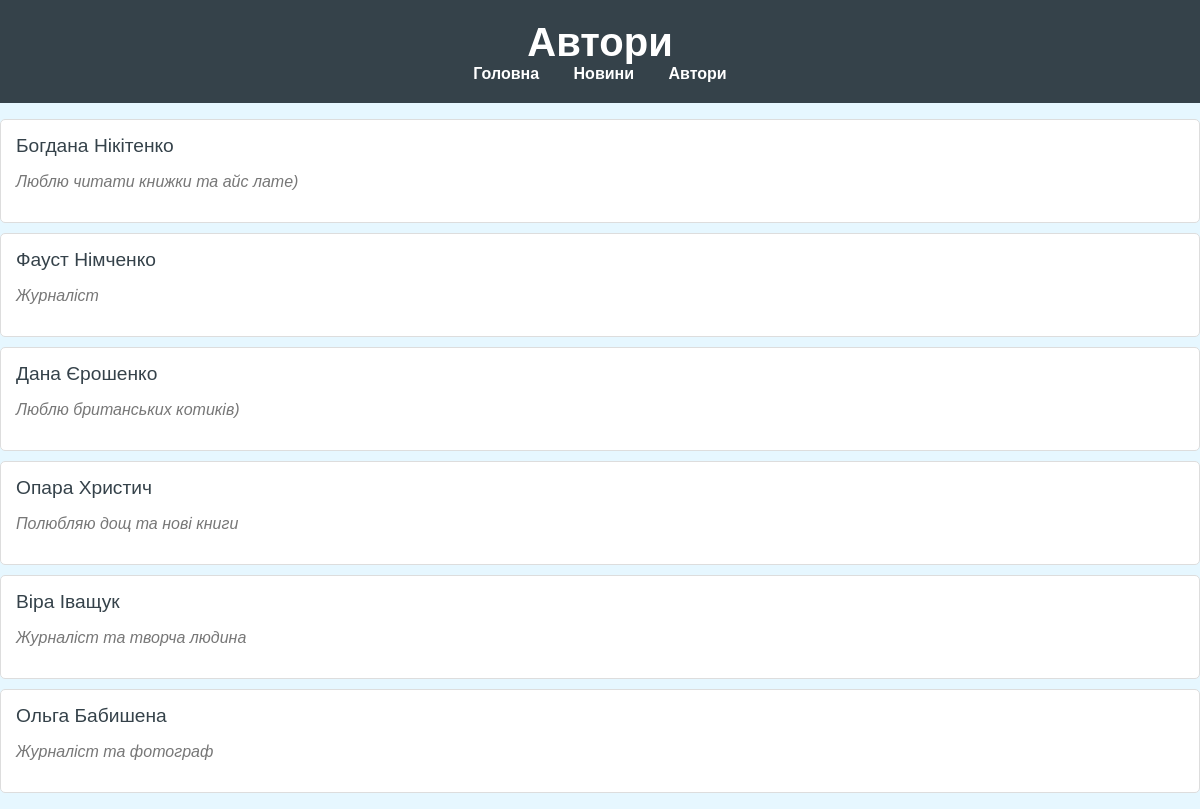
Screenshot of /authors/ with the database file from the repository.
### news/models.py (models this page shows, shortened)
class Author(models.Model):
    first_name = models.CharField(max_length=100)
    last_name = models.CharField(max_length=100)
    bio = models.TextField()

### news/views.py (the view)
# urls.py: path('authors/', views.authors_list, name='authors_list'),
def authors_list(request):
    authors = Author.objects.all()
    return render(request, 'news/authors_list.html', {'authors': authors})

### news/templates/news/authors_list.html (shortened to what this page needs)
{% load static %}
<!DOCTYPE html>
<html lang="uk">
<head>
    <link rel="stylesheet" href="{% static 'news/css/style.css' %}">
</head>
<body>
    <header>
        <h1>Автори</h1>
        <nav>
            <a href="/">Головна</a>
            <a href="/news/">Новини</a>
            <a href="/authors/">Автори</a>
        </nav>
    </header>
    <ul>
        {% for author in authors %}
            <li>
                <a href="{% url 'author_news' author.id %}">{{ author.first_name }} {{ author.last_name }}</a><br>
                <p class="bio">{{ author.bio }}</p>
            </li>
        {% endfor %}
    </ul>
</body>
</html>

### news/static/news/css/style.css (style rules this page uses)
body { font-family: Arial, sans-serif; background-color: #e6f7ff; margin: 0; padding: 0; }
header { background: #35424a; color: #ffffff; padding: 20px 0; text-align: center; }
nav a { color: #ffffff; margin: 0 15px; text-decoration: none; font-weight: bold; }
h1, h2 { margin: 0; }
h1 { font-size: 2.5em; }
ul { list-style-type: none; padding: 0; }
li { background: #ffffff; border: 1px solid #dddddd; border-radius: 5px; margin: 10px 0; padding: 15px; }
li a { color: #35424a; text-decoration: none; font-size: 1.2em; }
.bio { font-style: italic; color: #777777; }

### rows the page displays
Author: first_name "Богдана", last_name "Нікітенко", bio "Люблю читати книжки та айс лате)"
Author: first_name "Фауст", last_name "Німченко", bio "Журналіст"
Author: first_name "Дана", last_name "Єрошенко", bio "Люблю британських котиків)"
Author: first_name "Опара", last_name "Христич", bio "Полюбляю дощ та нові книги"
Author: first_name "Віра", last_name "Іващук", bio "Журналіст та творча людина"
Author: first_name "Ольга", last_name "Бабишена", bio "Журналіст та фотограф"
